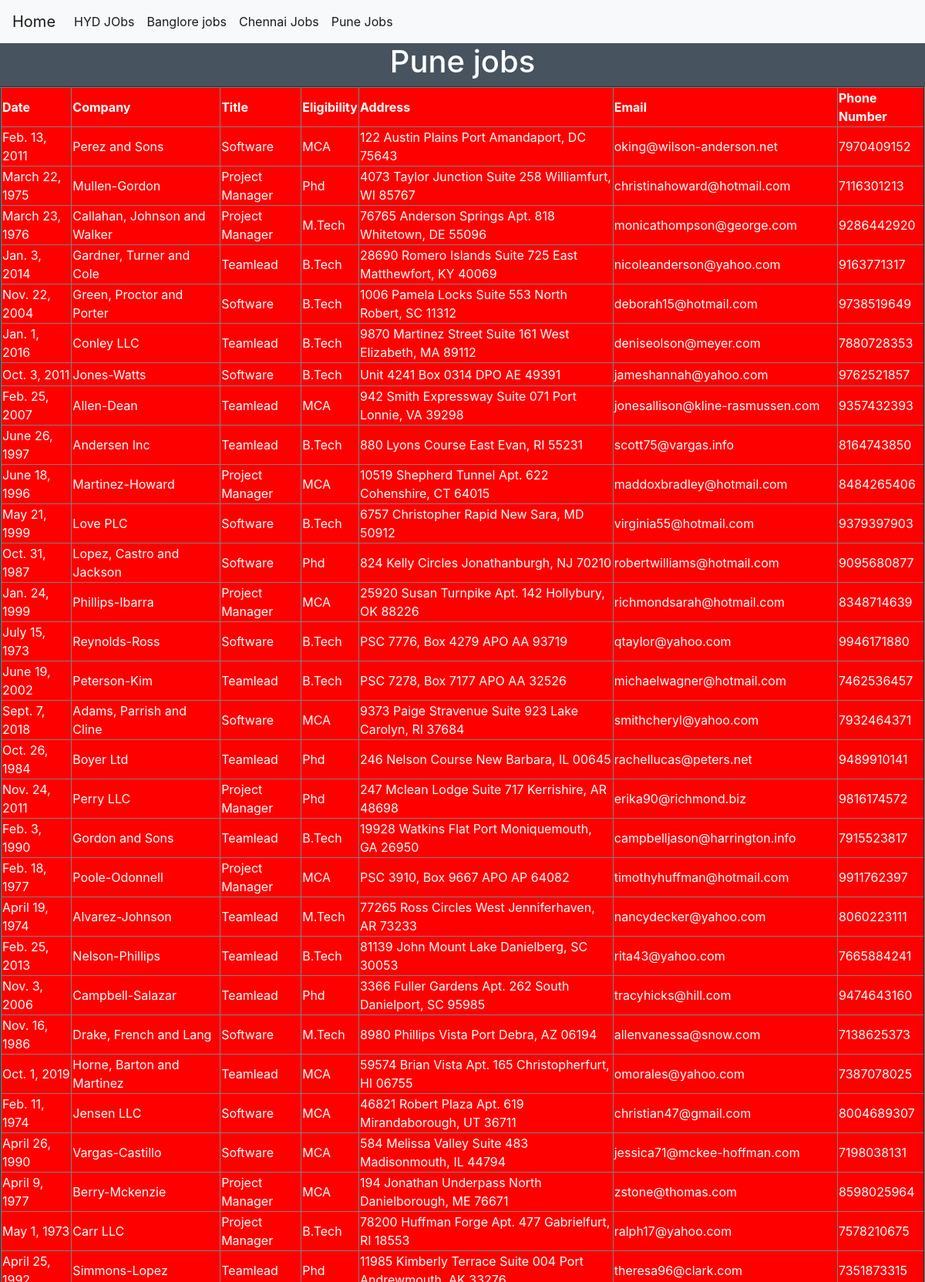
The app's page /jobs/punejobs/ (upper part) with its own data.
### testapp/models.py (models this page shows)
class punejobs(models.Model):
    date = models.DateField()
    company = models.CharField(max_length = 100)
    title = models.CharField(max_length = 100)
    eligibility = models.CharField(max_length = 100)
    address = models.CharField(max_length= 100)
    email = models.EmailField()
    phonenumber = models.IntegerField()

### testapp/views.py (the view)
# urls.py: path('punejobs/',puneJobsView),
def puneJobsView(request):
    data = punejobs.objects.all()
    job_list = {"title" : "Pune jobs",'jobs':data}
    return render(request , 'testapp/jobs.html' ,context=job_list)

### templates/testapp/jobs.html
<!DOCTYPE html>
{% extends 'index.html' %}
{% load static %}
    {% block content %}
    <h1>{{title}}</h1>
    {% if jobs %}
    <table border="2">
      <tr>
        <th>Date</th>
        <th>Company</th>
        <th>Title</th>
        <th>Eligibility</th>
        <th>Address</th>
        <th>Email</th>
        <th>Phone Number</th>
      </tr>
      {% for job in jobs %}
      <tr>
        <td>{{job.date}}</td>
        <td>{{job.company}}</td>
        <td>{{job.title}}</td>
        <td>{{job.eligibility}}</td>
        <td>{{job.address}}</td>
        <td>{{job.email}}</td>
        <td>{{job.phonenumber}}</td>
      </tr>
      {% endfor %}
    </table>
    {% else %}
    <h2>No record found </h2>
    {% endif %}
    {% endblock content%}

### static/css/jobs.css (style rules this page uses)
h1 { text-align: center; color: white; }
td { height: 30px; }
table { margin: auto; background: red; color: white; }
th { height: 50px; }
body { background: #47535E; }

### records on screen
punejobs: date "Feb. 13, 2011", company "Perez and Sons", title "Software", eligibility "MCA", address "122 Austin Plains Port Amandaport, DC 75643", email "oking@wilson-anderson.net", phonenumber "7970409152"
punejobs: date "March 22, 1975", company "Mullen-Gordon", title "Project Manager", eligibility "Phd", address "4073 Taylor Junction Suite 258 Williamfurt, WI 85767", email "christinahoward@hotmail.com", phonenumber "7116301213"
punejobs: date "March 23, 1976", company "Callahan, Johnson and Walker", title "Project Manager", eligibility "M.Tech", address "76765 Anderson Springs Apt. 818 Whitetown, DE 55096", email "monicathompson@george.com", phonenumber "9286442920"
punejobs: date "Jan. 3, 2014", company "Gardner, Turner and Cole", title "Teamlead", eligibility "B.Tech", address "28690 Romero Islands Suite 725 East Matthewfort, KY 40069", email "nicoleanderson@yahoo.com", phonenumber "9163771317"
punejobs: date "Nov. 22, 2004", company "Green, Proctor and Porter", title "Software", eligibility "B.Tech", address "1006 Pamela Locks Suite 553 North Robert, SC 11312", email "deborah15@hotmail.com", phonenumber "9738519649"
punejobs: date "Jan. 1, 2016", company "Conley LLC", title "Teamlead", eligibility "B.Tech", address "9870 Martinez Street Suite 161 West Elizabeth, MA 89112", email "deniseolson@meyer.com", phonenumber "7880728353"
punejobs: date "Oct. 3, 2011", company "Jones-Watts", title "Software", eligibility "B.Tech", address "Unit 4241 Box 0314 DPO AE 49391", email "jameshannah@yahoo.com", phonenumber "9762521857"
punejobs: date "Feb. 25, 2007", company "Allen-Dean", title "Teamlead", eligibility "MCA", address "942 Smith Expressway Suite 071 Port Lonnie, VA 39298", email "jonesallison@kline-rasmussen.com", phonenumber "9357432393"
punejobs: date "June 26, 1997", company "Andersen Inc", title "Teamlead", eligibility "B.Tech", address "880 Lyons Course East Evan, RI 55231", email "scott75@vargas.info", phonenumber "8164743850"
punejobs: date "June 18, 1996", company "Martinez-Howard", title "Project Manager", eligibility "MCA", address "10519 Shepherd Tunnel Apt. 622 Cohenshire, CT 64015", email "maddoxbradley@hotmail.com", phonenumber "8484265406"
punejobs: date "May 21, 1999", company "Love PLC", title "Software", eligibility "B.Tech", address "6757 Christopher Rapid New Sara, MD 50912", email "virginia55@hotmail.com", phonenumber "9379397903"
punejobs: date "Oct. 31, 1987", company "Lopez, Castro and Jackson", title "Software", eligibility "Phd", address "824 Kelly Circles Jonathanburgh, NJ 70210", email "robertwilliams@hotmail.com", phonenumber "9095680877"
punejobs: date "Jan. 24, 1999", company "Phillips-Ibarra", title "Project Manager", eligibility "MCA", address "25920 Susan Turnpike Apt. 142 Hollybury, OK 88226", email "richmondsarah@hotmail.com", phonenumber "8348714639"
punejobs: date "July 15, 1973", company "Reynolds-Ross", title "Software", eligibility "B.Tech", address "PSC 7776, Box 4279 APO AA 93719", email "qtaylor@yahoo.com", phonenumber "9946171880"
punejobs: date "June 19, 2002", company "Peterson-Kim", title "Teamlead", eligibility "B.Tech", address "PSC 7278, Box 7177 APO AA 32526", email "michaelwagner@hotmail.com", phonenumber "7462536457"
punejobs: date "Sept. 7, 2018", company "Adams, Parrish and Cline", title "Software", eligibility "MCA", address "9373 Paige Stravenue Suite 923 Lake Carolyn, RI 37684", email "smithcheryl@yahoo.com", phonenumber "7932464371"
punejobs: date "Oct. 26, 1984", company "Boyer Ltd", title "Teamlead", eligibility "Phd", address "246 Nelson Course New Barbara, IL 00645", email "rachellucas@peters.net", phonenumber "9489910141"
punejobs: date "Nov. 24, 2011", company "Perry LLC", title "Project Manager", eligibility "Phd", address "247 Mclean Lodge Suite 717 Kerrishire, AR 48698", email "erika90@richmond.biz", phonenumber "9816174572"
punejobs: date "Feb. 3, 1990", company "Gordon and Sons", title "Teamlead", eligibility "B.Tech", address "19928 Watkins Flat Port Moniquemouth, GA 26950", email "campbelljason@harrington.info", phonenumber "7915523817"
punejobs: date "Feb. 18, 1977", company "Poole-Odonnell", title "Project Manager", eligibility "MCA", address "PSC 3910, Box 9667 APO AP 64082", email "timothyhuffman@hotmail.com", phonenumber "9911762397"
punejobs: date "April 19, 1974", company "Alvarez-Johnson", title "Teamlead", eligibility "M.Tech", address "77265 Ross Circles West Jenniferhaven, AR 73233", email "nancydecker@yahoo.com", phonenumber "8060223111"
punejobs: date "Feb. 25, 2013", company "Nelson-Phillips", title "Teamlead", eligibility "B.Tech", address "81139 John Mount Lake Danielberg, SC 30053", email "rita43@yahoo.com", phonenumber "7665884241"
punejobs: date "Nov. 3, 2006", company "Campbell-Salazar", title "Teamlead", eligibility "Phd", address "3366 Fuller Gardens Apt. 262 South Danielport, SC 95985", email "tracyhicks@hill.com", phonenumber "9474643160"
punejobs: date "Nov. 16, 1986", company "Drake, French and Lang", title "Software", eligibility "M.Tech", address "8980 Phillips Vista Port Debra, AZ 06194", email "allenvanessa@snow.com", phonenumber "7138625373"
punejobs: date "Oct. 1, 2019", company "Horne, Barton and Martinez", title "Teamlead", eligibility "MCA", address "59574 Brian Vista Apt. 165 Christopherfurt, HI 06755", email "omorales@yahoo.com", phonenumber "7387078025"
punejobs: date "Feb. 11, 1974", company "Jensen LLC", title "Software", eligibility "MCA", address "46821 Robert Plaza Apt. 619 Mirandaborough, UT 36711", email "christian47@gmail.com", phonenumber "8004689307"
punejobs: date "April 26, 1990", company "Vargas-Castillo", title "Software", eligibility "MCA", address "584 Melissa Valley Suite 483 Madisonmouth, IL 44794", email "jessica71@mckee-hoffman.com", phonenumber "7198038131"
punejobs: date "April 9, 1977", company "Berry-Mckenzie", title "Project Manager", eligibility "MCA", address "194 Jonathan Underpass North Danielborough, ME 76671", email "zstone@thomas.com", phonenumber "8598025964"
punejobs: date "May 1, 1973", company "Carr LLC", title "Project Manager", eligibility "B.Tech", address "78200 Huffman Forge Apt. 477 Gabrielfurt, RI 18553", email "ralph17@yahoo.com", phonenumber "7578210675"
punejobs: company "Simmons-Lopez", title "Teamlead", eligibility "Phd", email "theresa96@clark.com", phonenumber "7351873315"

### other values on screen
{{ title }} "Pune jobs"
